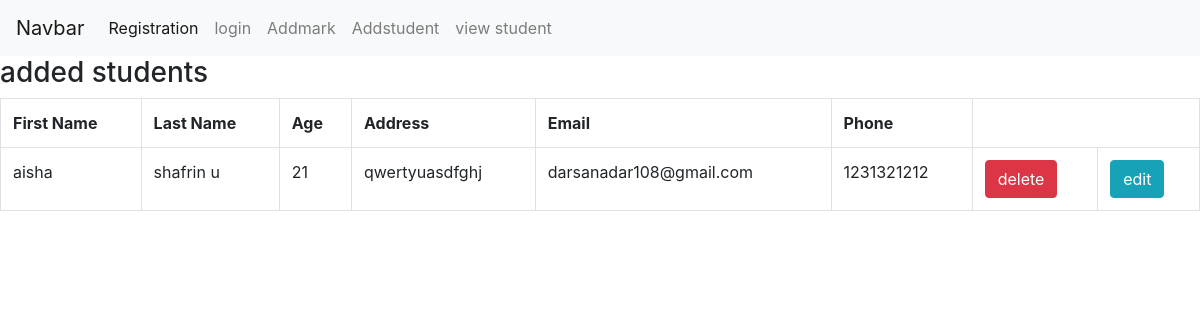
The app's page /tchr/viewstudent/, older data.
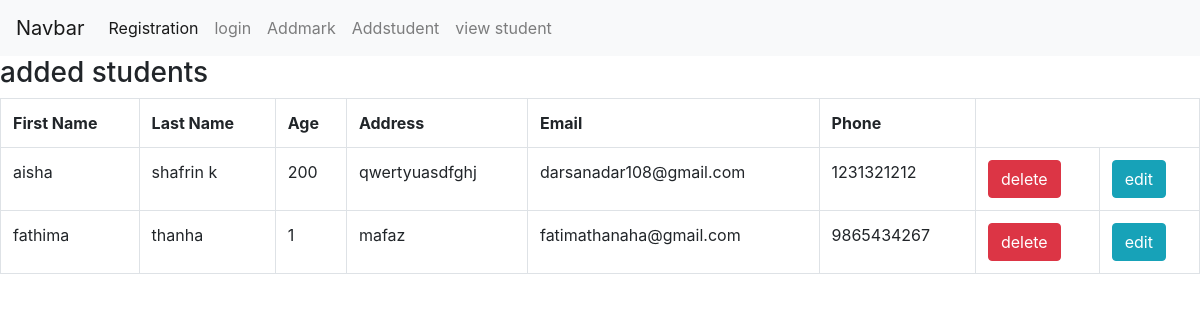
The same page, newer data.
### teacher/models.py (models this page shows)
class StudentModel(models.Model):
    first=models.CharField(max_length=100)
    last=models.CharField(max_length=100)
    age=models.IntegerField()
    address=models.CharField(max_length=100)
    phone=models.IntegerField()
    email=models.EmailField()

### teacher/views.py (the view)
# urls.py: path('viewstudent/',StudentListView.as_view(),name="viewstu"),
class StudentListView(View):
    def get(self,request,*args,**kwargs):
        res=StudentModel.objects.all()
        return render(request,"viewstudent.html",{"data":res})

### teacher/templates/viewstudent.html (shortened to what this page needs)
{% extends 'navbar.html' %}
{% block nav %}
      <h3>added students</h3>
<table class="table table-bordered">
      <tr>
            <th>First Name</th>
            <th>Last Name</th>
            <th>Age</th>
            <th>Address</th>
            <th>Email</th>
            <th>Phone</th>
      </tr>
{% for i in data %}
<tr>
      <td>{{i.first}}</td>
      <td>{{i.last}}</td>
      <td>{{i.age}}</td>
      <td>{{i.address}}</td>
      <td>{{i.email}}</td>
      <td>{{i.phone}}</td>
      <td>
            <a href="{% url 'delstu' i.id %}" class="btn btn-danger">delete</a>
      </td>
      <td>
            <a href="{% url 'editstu' i.id %}" class="btn btn-info">edit</a>
      </td>
</tr>
{%endfor%}
</table>
{% endblock nav %}

Row changes from the older to the newer data that the page shows:
changed StudentModel "aisha": last "shafrin u" → "shafrin k"; age "21" → "200"
added StudentModel: first "fathima", last "thanha", age "1", address "mafaz", email "fatimathanaha@gmail.com", phone "9865434267"
